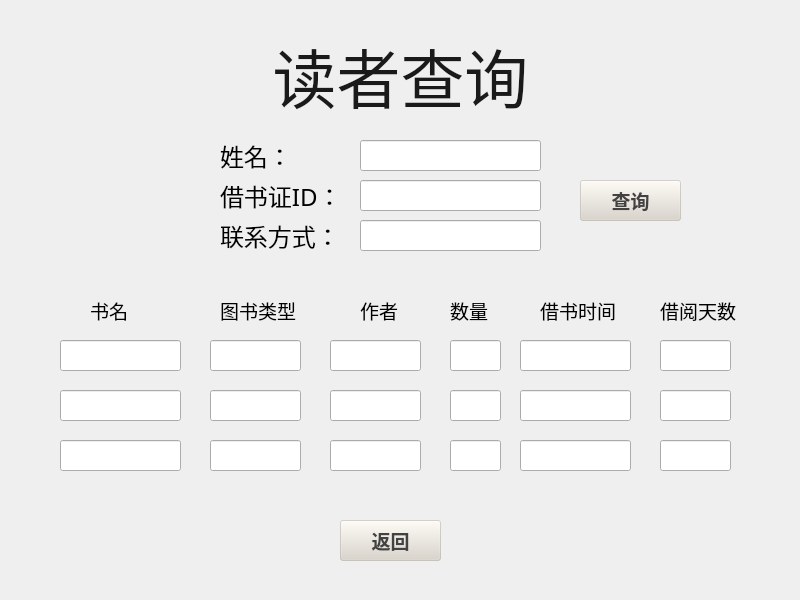
<?xml version="1.0" encoding="UTF-8"?>
<ui version="4.0">
 <class>ReaderInfo</class>
 <widget class="QWidget" name="ReaderInfo">
  <property name="geometry">
   <rect>
    <x>0</x>
    <y>0</y>
    <width>800</width>
    <height>600</height>
   </rect>
  </property>
  <property name="windowTitle">
   <string>Form</string>
  </property>
  <widget class="QLabel" name="label_5">
   <property name="geometry">
    <rect>
     <x>540</x>
     <y>300</y>
     <width>91</width>
     <height>21</height>
    </rect>
   </property>
   <property name="font">
    <font>
     <family>楷体</family>
     <pointsize>14</pointsize>
    </font>
   </property>
   <property name="text">
    <string>借书时间</string>
   </property>
  </widget>
  <widget class="QLineEdit" name="lineEdit_6">
   <property name="geometry">
    <rect>
     <x>360</x>
     <y>180</y>
     <width>181</width>
     <height>31</height>
    </rect>
   </property>
   <property name="font">
    <font>
     <family>黑体</family>
     <pointsize>12</pointsize>
    </font>
   </property>
   <property name="text">
    <string/>
   </property>
  </widget>
  <widget class="QLineEdit" name="lineEdit_1">
   <property name="geometry">
    <rect>
     <x>360</x>
     <y>140</y>
     <width>181</width>
     <height>31</height>
    </rect>
   </property>
   <property name="font">
    <font>
     <family>黑体</family>
     <pointsize>12</pointsize>
    </font>
   </property>
   <property name="text">
    <string/>
   </property>
  </widget>
  <widget class="QLineEdit" name="lineEdit_2">
   <property name="geometry">
    <rect>
     <x>360</x>
     <y>220</y>
     <width>181</width>
     <height>31</height>
    </rect>
   </property>
   <property name="font">
    <font>
     <family>黑体</family>
     <pointsize>12</pointsize>
    </font>
   </property>
   <property name="text">
    <string/>
   </property>
  </widget>
  <widget class="QLabel" name="label_9">
   <property name="geometry">
    <rect>
     <x>660</x>
     <y>300</y>
     <width>91</width>
     <height>21</height>
    </rect>
   </property>
   <property name="font">
    <font>
     <family>楷体</family>
     <pointsize>14</pointsize>
    </font>
   </property>
   <property name="text">
    <string>借阅天数</string>
   </property>
  </widget>
  <widget class="QLabel" name="label_7">
   <property name="geometry">
    <rect>
     <x>220</x>
     <y>140</y>
     <width>131</width>
     <height>31</height>
    </rect>
   </property>
   <property name="font">
    <font>
     <family>楷体</family>
     <pointsize>18</pointsize>
    </font>
   </property>
   <property name="text">
    <string>姓名：</string>
   </property>
  </widget>
  <widget class="QLabel" name="label_10">
   <property name="geometry">
    <rect>
     <x>220</x>
     <y>220</y>
     <width>131</width>
     <height>31</height>
    </rect>
   </property>
   <property name="font">
    <font>
     <family>楷体</family>
     <pointsize>18</pointsize>
    </font>
   </property>
   <property name="text">
    <string>联系方式：</string>
   </property>
  </widget>
  <widget class="QLabel" name="label_3">
   <property name="geometry">
    <rect>
     <x>450</x>
     <y>300</y>
     <width>51</width>
     <height>21</height>
    </rect>
   </property>
   <property name="font">
    <font>
     <family>楷体</family>
     <pointsize>14</pointsize>
    </font>
   </property>
   <property name="text">
    <string>数量</string>
   </property>
  </widget>
  <widget class="QLabel" name="label_6">
   <property name="geometry">
    <rect>
     <x>220</x>
     <y>180</y>
     <width>131</width>
     <height>31</height>
    </rect>
   </property>
   <property name="font">
    <font>
     <family>楷体</family>
     <pointsize>18</pointsize>
    </font>
   </property>
   <property name="text">
    <string>借书证ID：</string>
   </property>
  </widget>
  <widget class="QPushButton" name="pushButton_2">
   <property name="geometry">
    <rect>
     <x>340</x>
     <y>520</y>
     <width>101</width>
     <height>41</height>
    </rect>
   </property>
   <property name="font">
    <font>
     <family>楷体</family>
     <pointsize>14</pointsize>
     <weight>75</weight>
     <bold>true</bold>
    </font>
   </property>
   <property name="styleSheet">
    <string notr="true">color: rgb(66, 66, 66);
background-color: rgb(218, 211, 200,100);</string>
   </property>
   <property name="text">
    <string>返回</string>
   </property>
  </widget>
  <widget class="QLabel" name="label">
   <property name="geometry">
    <rect>
     <x>90</x>
     <y>300</y>
     <width>51</width>
     <height>21</height>
    </rect>
   </property>
   <property name="font">
    <font>
     <family>楷体</family>
     <pointsize>14</pointsize>
    </font>
   </property>
   <property name="text">
    <string>书名</string>
   </property>
  </widget>
  <widget class="QLabel" name="label_2">
   <property name="geometry">
    <rect>
     <x>220</x>
     <y>300</y>
     <width>91</width>
     <height>21</height>
    </rect>
   </property>
   <property name="font">
    <font>
     <family>楷体</family>
     <pointsize>14</pointsize>
    </font>
   </property>
   <property name="text">
    <string>图书类型</string>
   </property>
  </widget>
  <widget class="QPushButton" name="pushButton_3">
   <property name="geometry">
    <rect>
     <x>580</x>
     <y>180</y>
     <width>101</width>
     <height>41</height>
    </rect>
   </property>
   <property name="font">
    <font>
     <family>楷体</family>
     <pointsize>14</pointsize>
     <weight>75</weight>
     <bold>true</bold>
    </font>
   </property>
   <property name="styleSheet">
    <string notr="true">color: rgb(66, 66, 66);
background-color: rgb(218, 211, 200,100);</string>
   </property>
   <property name="text">
    <string>查询</string>
   </property>
  </widget>
  <widget class="QLabel" name="label_11">
   <property name="geometry">
    <rect>
     <x>360</x>
     <y>300</y>
     <width>51</width>
     <height>21</height>
    </rect>
   </property>
   <property name="font">
    <font>
     <family>楷体</family>
     <pointsize>14</pointsize>
    </font>
   </property>
   <property name="text">
    <string>作者</string>
   </property>
  </widget>
  <widget class="QLineEdit" name="lineEdit_9">
   <property name="geometry">
    <rect>
     <x>60</x>
     <y>340</y>
     <width>121</width>
     <height>31</height>
    </rect>
   </property>
   <property name="font">
    <font>
     <family>楷体</family>
     <pointsize>12</pointsize>
    </font>
   </property>
  </widget>
  <widget class="QLineEdit" name="lineEdit_3">
   <property name="geometry">
    <rect>
     <x>210</x>
     <y>340</y>
     <width>91</width>
     <height>31</height>
    </rect>
   </property>
   <property name="font">
    <font>
     <family>楷体</family>
     <pointsize>12</pointsize>
    </font>
   </property>
  </widget>
  <widget class="QLineEdit" name="lineEdit_4">
   <property name="geometry">
    <rect>
     <x>330</x>
     <y>340</y>
     <width>91</width>
     <height>31</height>
    </rect>
   </property>
   <property name="font">
    <font>
     <family>楷体</family>
     <pointsize>12</pointsize>
    </font>
   </property>
  </widget>
  <widget class="QLineEdit" name="lineEdit_5">
   <property name="geometry">
    <rect>
     <x>450</x>
     <y>340</y>
     <width>51</width>
     <height>31</height>
    </rect>
   </property>
   <property name="font">
    <font>
     <family>楷体</family>
     <pointsize>12</pointsize>
    </font>
   </property>
  </widget>
  <widget class="QLineEdit" name="lineEdit_7">
   <property name="geometry">
    <rect>
     <x>520</x>
     <y>340</y>
     <width>111</width>
     <height>31</height>
    </rect>
   </property>
   <property name="font">
    <font>
     <family>楷体</family>
     <pointsize>12</pointsize>
    </font>
   </property>
  </widget>
  <widget class="QLineEdit" name="lineEdit_8">
   <property name="geometry">
    <rect>
     <x>660</x>
     <y>340</y>
     <width>71</width>
     <height>31</height>
    </rect>
   </property>
   <property name="font">
    <font>
     <family>楷体</family>
     <pointsize>12</pointsize>
    </font>
   </property>
  </widget>
  <widget class="QLineEdit" name="lineEdit_10">
   <property name="geometry">
    <rect>
     <x>210</x>
     <y>390</y>
     <width>91</width>
     <height>31</height>
    </rect>
   </property>
   <property name="font">
    <font>
     <family>楷体</family>
     <pointsize>12</pointsize>
    </font>
   </property>
  </widget>
  <widget class="QLineEdit" name="lineEdit_11">
   <property name="geometry">
    <rect>
     <x>660</x>
     <y>390</y>
     <width>71</width>
     <height>31</height>
    </rect>
   </property>
   <property name="font">
    <font>
     <family>楷体</family>
     <pointsize>12</pointsize>
    </font>
   </property>
  </widget>
  <widget class="QLineEdit" name="lineEdit_13">
   <property name="geometry">
    <rect>
     <x>330</x>
     <y>390</y>
     <width>91</width>
     <height>31</height>
    </rect>
   </property>
   <property name="font">
    <font>
     <family>楷体</family>
     <pointsize>12</pointsize>
    </font>
   </property>
  </widget>
  <widget class="QLineEdit" name="lineEdit_14">
   <property name="geometry">
    <rect>
     <x>520</x>
     <y>390</y>
     <width>111</width>
     <height>31</height>
    </rect>
   </property>
   <property name="font">
    <font>
     <family>楷体</family>
     <pointsize>12</pointsize>
    </font>
   </property>
  </widget>
  <widget class="QLineEdit" name="lineEdit_15">
   <property name="geometry">
    <rect>
     <x>450</x>
     <y>390</y>
     <width>51</width>
     <height>31</height>
    </rect>
   </property>
   <property name="font">
    <font>
     <family>楷体</family>
     <pointsize>12</pointsize>
    </font>
   </property>
  </widget>
  <widget class="QLineEdit" name="lineEdit_16">
   <property name="geometry">
    <rect>
     <x>60</x>
     <y>390</y>
     <width>121</width>
     <height>31</height>
    </rect>
   </property>
   <property name="font">
    <font>
     <family>楷体</family>
     <pointsize>12</pointsize>
    </font>
   </property>
  </widget>
  <widget class="QLineEdit" name="lineEdit_17">
   <property name="geometry">
    <rect>
     <x>210</x>
     <y>440</y>
     <width>91</width>
     <height>31</height>
    </rect>
   </property>
   <property name="font">
    <font>
     <family>楷体</family>
     <pointsize>12</pointsize>
    </font>
   </property>
  </widget>
  <widget class="QLineEdit" name="lineEdit_18">
   <property name="geometry">
    <rect>
     <x>660</x>
     <y>440</y>
     <width>71</width>
     <height>31</height>
    </rect>
   </property>
   <property name="font">
    <font>
     <family>楷体</family>
     <pointsize>12</pointsize>
    </font>
   </property>
  </widget>
  <widget class="QLineEdit" name="lineEdit_20">
   <property name="geometry">
    <rect>
     <x>330</x>
     <y>440</y>
     <width>91</width>
     <height>31</height>
    </rect>
   </property>
   <property name="font">
    <font>
     <family>楷体</family>
     <pointsize>12</pointsize>
    </font>
   </property>
  </widget>
  <widget class="QLineEdit" name="lineEdit_21">
   <property name="geometry">
    <rect>
     <x>520</x>
     <y>440</y>
     <width>111</width>
     <height>31</height>
    </rect>
   </property>
   <property name="font">
    <font>
     <family>楷体</family>
     <pointsize>12</pointsize>
    </font>
   </property>
  </widget>
  <widget class="QLineEdit" name="lineEdit_19">
   <property name="geometry">
    <rect>
     <x>450</x>
     <y>440</y>
     <width>51</width>
     <height>31</height>
    </rect>
   </property>
   <property name="font">
    <font>
     <family>楷体</family>
     <pointsize>12</pointsize>
    </font>
   </property>
  </widget>
  <widget class="QLineEdit" name="lineEdit_12">
   <property name="geometry">
    <rect>
     <x>60</x>
     <y>440</y>
     <width>121</width>
     <height>31</height>
    </rect>
   </property>
   <property name="font">
    <font>
     <family>楷体</family>
     <pointsize>12</pointsize>
    </font>
   </property>
  </widget>
  <widget class="QLabel" name="label_8">
   <property name="geometry">
    <rect>
     <x>0</x>
     <y>20</y>
     <width>801</width>
     <height>111</height>
    </rect>
   </property>
   <property name="font">
    <font>
     <family>华文行楷</family>
     <pointsize>48</pointsize>
     <weight>50</weight>
     <bold>false</bold>
    </font>
   </property>
   <property name="styleSheet">
    <string notr="true">color: rgb(255, 0, 0);</string>
   </property>
   <property name="text">
    <string>&lt;html&gt;&lt;head/&gt;&lt;body&gt;&lt;p&gt;&lt;span style=&quot; color:#1a1a1a;&quot;&gt;读者查询&lt;/span&gt;&lt;/p&gt;&lt;/body&gt;&lt;/html&gt;</string>
   </property>
   <property name="alignment">
    <set>Qt::AlignCenter</set>
   </property>
  </widget>
 </widget>
 <resources/>
 <connections/>
</ui>
